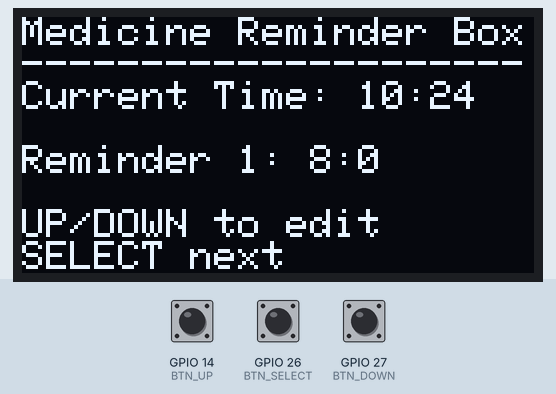
This sketch was run on a simulated ESP32. Shown: 128×64 one-colour display. The test bench sets the inputs (shaded band); at power-on: GPIO 14 (BTN_UP) HIGH, GPIO 26 (BTN_SELECT) HIGH, GPIO 27 (BTN_DOWN) HIGH. The local clock reads 2024-03-15 10:24:30 at power-on unless the sketch sets it.

Above: at 1.2 s.
1.3 s: GPIO 14 (BTN_UP) pulled LOW for 1 s
At 2.25 s:
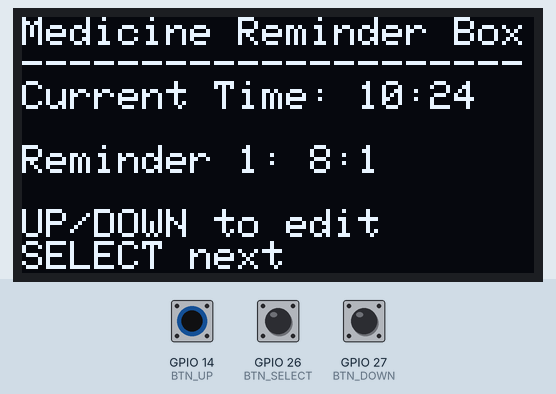
4.1 s: GPIO 26 (BTN_SELECT) pulled LOW for 3.2 s
At 8.5 s:
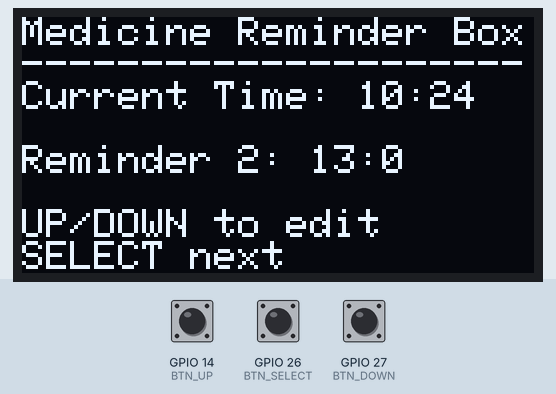
8.8 s: GPIO 27 (BTN_DOWN) pulled LOW for 0.25 s
At 10.6 s:
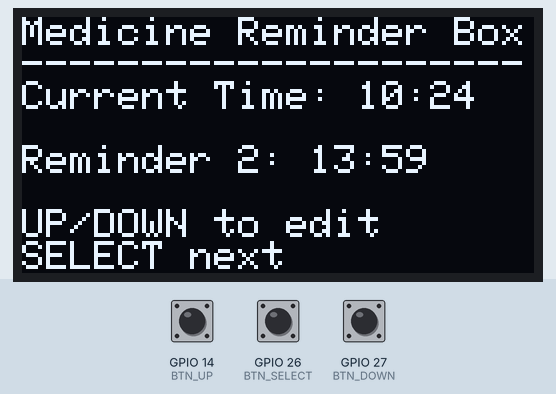
10.9 s: GPIO 27 (BTN_DOWN) pulled LOW for 1 s
At 12.7 s:
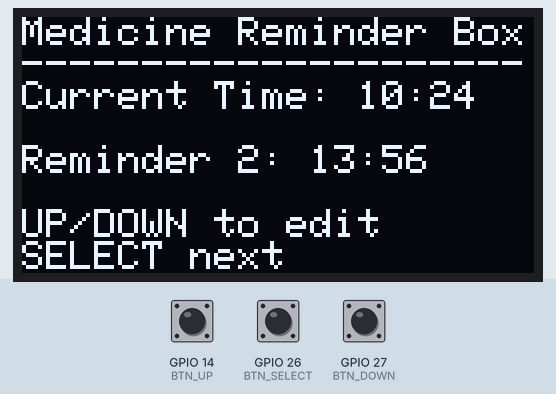
13.5 s: GPIO 14 (BTN_UP) pulled LOW for 3.2 s
At 17.7 s:
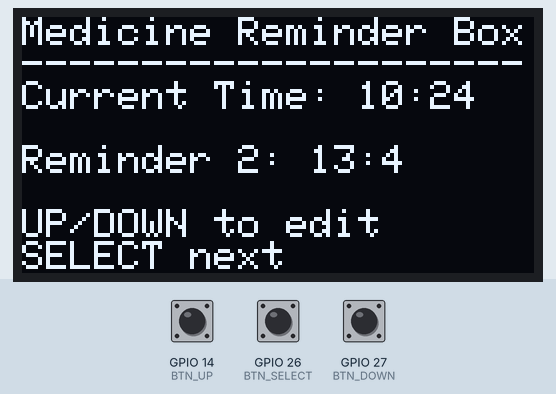
Timing chart, 0 to 19.2 s (numbered marks = the images above; inputs shaded):
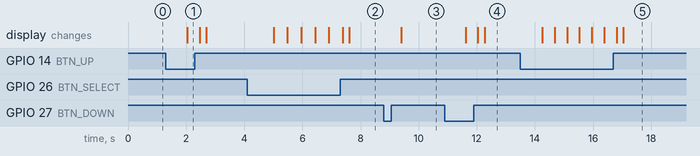

Measured:
- after the input at 1.3 s, the display: changes after 0.74 s (image 1)
- after the input at 4.1 s, the display: changes after 0.91 s (image 2)
- after the input at 8.8 s, the display: changes after 0.60 s (image 3)
- after the input at 10.9 s, the display: first changes after 0.71 s (image 4 shows a later state)
- after the input at 13.5 s, the display: first changes after 0.75 s (image 5 shows a later state)

The sketch:

medicine_reminder_box.ino
```cpp
#include <Wire.h>
#include <Adafruit_GFX.h>
#include <Adafruit_SSD1306.h>
#include "RTClib.h"
#include "secrets.h"

#define SCREEN_WIDTH 128
#define SCREEN_HEIGHT 64

Adafruit_SSD1306 display(SCREEN_WIDTH, SCREEN_HEIGHT, &Wire, -1);
RTC_DS3231 rtc;

// Pins
#define BTN_UP 14
#define BTN_DOWN 27
#define BTN_SELECT 26
#define BUZZER 25

// Reminder variables
int remindHour[3] = {8, 13, 20};
int remindMinute[3] = {0, 0, 0};

int currentMenu = 0;
int currentReminder = 0;
bool editing = false;

void setup() {
  Serial.begin(115200);

  pinMode(BTN_UP, INPUT_PULLUP);
  pinMode(BTN_DOWN, INPUT_PULLUP);
  pinMode(BTN_SELECT, INPUT_PULLUP);
  pinMode(BUZZER, OUTPUT);

  Wire.begin(21, 22);

  if (!display.begin(SSD1306_SWITCHCAPVCC, 0x3C)) {
    while (true);
  }

  display.clearDisplay();
  display.setTextSize(1);
  display.setTextColor(WHITE);

  if (!rtc.begin()) {
    while (true);
  }
}

void loop() {
  DateTime now = rtc.now();

  checkAlarm(now);

  display.clearDisplay();
  display.setCursor(0, 0);

  display.println("Medicine Reminder Box");
  display.println("---------------------");

  display.print("Current Time: ");
  display.print(now.hour());
  display.print(":");
  display.println(now.minute());

  display.println("");

  display.print("Reminder ");
  display.print(currentReminder + 1);
  display.print(": ");
  display.print(remindHour[currentReminder]);
  display.print(":");
  display.println(remindMinute[currentReminder]);

  display.println("");
  display.println("UP/DOWN to edit");
  display.println("SELECT next");

  handleButtons();

  display.display();
  delay(200);
}

void handleButtons() {
  if (!digitalRead(BTN_SELECT)) {
    currentReminder = (currentReminder + 1) % 3;
    delay(250);
  }

  if (!digitalRead(BTN_UP)) {
    remindMinute[currentReminder] = (remindMinute[currentReminder] + 1) % 60;
    delay(200);
  }

  if (!digitalRead(BTN_DOWN)) {
    remindMinute[currentReminder] = (remindMinute[currentReminder] - 1 + 60) % 60;
    delay(200);
  }
}

void checkAlarm(DateTime now) {
  for (int i = 0; i < 3; i++) {
    if (now.hour() == remindHour[i] && now.minute() == remindMinute[i]) {
      tone(BUZZER, 1000);
      display.clearDisplay();
      display.setCursor(0, 20);
      display.setTextSize(2);
      display.println("TAKE MEDICINE!");
      display.display();
      delay(1000);
    } else {
      noTone(BUZZER);
    }
  }
}
 
```

secrets.h
```cpp
const char* ssid = "ATHARVA WIFI";
const char* password = "987987123";
const char* telegramBotToken = "7845008335:AAHGyV0eUCCvAHJvHNZly-TyxqvnQZzDhjU";
const char* chatID = "5469464865";
```
